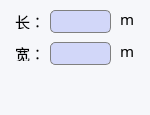
<?xml version="1.0" encoding="UTF-8"?>
<ui version="4.0">
 <class>Dialog</class>
 <widget class="QDialog" name="Dialog">
  <property name="windowModality">
   <enum>Qt::NonModal</enum>
  </property>
  <property name="geometry">
   <rect>
    <x>0</x>
    <y>0</y>
    <width>150</width>
    <height>115</height>
   </rect>
  </property>
  <property name="minimumSize">
   <size>
    <width>0</width>
    <height>0</height>
   </size>
  </property>
  <property name="maximumSize">
   <size>
    <width>16666</width>
    <height>16666</height>
   </size>
  </property>
  <property name="windowTitle">
   <string>基站</string>
  </property>
  <property name="styleSheet">
   <string notr="true">background-color: rgb(246, 247, 250);border-radius:10px;</string>
  </property>
  <widget class="MYBTN" name="btn_cancel">
   <property name="geometry">
    <rect>
     <x>85</x>
     <y>78</y>
     <width>50</width>
     <height>30</height>
    </rect>
   </property>
   <property name="sizePolicy">
    <sizepolicy hsizetype="Preferred" vsizetype="Fixed">
     <horstretch>0</horstretch>
     <verstretch>0</verstretch>
    </sizepolicy>
   </property>
   <property name="styleSheet">
    <string notr="true">border:0px;</string>
   </property>
   <property name="text">
    <string/>
   </property>
  </widget>
  <widget class="QLineEdit" name="lineEdit_long">
   <property name="geometry">
    <rect>
     <x>50</x>
     <y>10</y>
     <width>61</width>
     <height>23</height>
    </rect>
   </property>
   <property name="sizePolicy">
    <sizepolicy hsizetype="Expanding" vsizetype="Fixed">
     <horstretch>0</horstretch>
     <verstretch>0</verstretch>
    </sizepolicy>
   </property>
   <property name="font">
    <font>
     <family>OPPOSans M</family>
     <pointsize>10</pointsize>
    </font>
   </property>
   <property name="focusPolicy">
    <enum>Qt::StrongFocus</enum>
   </property>
   <property name="styleSheet">
    <string notr="true">QLineEdit{border-radius:5px;background-color:rgb(210, 215, 249);border:1px solid gray}
</string>
   </property>
  </widget>
  <widget class="QLabel" name="label_3">
   <property name="geometry">
    <rect>
     <x>120</x>
     <y>10</y>
     <width>16</width>
     <height>18</height>
    </rect>
   </property>
   <property name="sizePolicy">
    <sizepolicy hsizetype="Fixed" vsizetype="Preferred">
     <horstretch>0</horstretch>
     <verstretch>0</verstretch>
    </sizepolicy>
   </property>
   <property name="font">
    <font>
     <family>OPPOSans M</family>
     <pointsize>11</pointsize>
    </font>
   </property>
   <property name="text">
    <string>m</string>
   </property>
  </widget>
  <widget class="QLabel" name="label_4">
   <property name="geometry">
    <rect>
     <x>120</x>
     <y>42</y>
     <width>16</width>
     <height>18</height>
    </rect>
   </property>
   <property name="sizePolicy">
    <sizepolicy hsizetype="Fixed" vsizetype="Preferred">
     <horstretch>0</horstretch>
     <verstretch>0</verstretch>
    </sizepolicy>
   </property>
   <property name="font">
    <font>
     <family>OPPOSans M</family>
     <pointsize>11</pointsize>
    </font>
   </property>
   <property name="text">
    <string>m</string>
   </property>
  </widget>
  <widget class="MYBTN" name="btn_ok">
   <property name="geometry">
    <rect>
     <x>15</x>
     <y>78</y>
     <width>50</width>
     <height>30</height>
    </rect>
   </property>
   <property name="sizePolicy">
    <sizepolicy hsizetype="Preferred" vsizetype="Fixed">
     <horstretch>0</horstretch>
     <verstretch>0</verstretch>
    </sizepolicy>
   </property>
   <property name="styleSheet">
    <string notr="true">border:0px;</string>
   </property>
   <property name="text">
    <string/>
   </property>
  </widget>
  <widget class="QLabel" name="label_2">
   <property name="geometry">
    <rect>
     <x>15</x>
     <y>45</y>
     <width>30</width>
     <height>16</height>
    </rect>
   </property>
   <property name="sizePolicy">
    <sizepolicy hsizetype="Fixed" vsizetype="Preferred">
     <horstretch>0</horstretch>
     <verstretch>0</verstretch>
    </sizepolicy>
   </property>
   <property name="font">
    <font>
     <family>OPPOSans M</family>
     <pointsize>11</pointsize>
    </font>
   </property>
   <property name="text">
    <string>宽：</string>
   </property>
  </widget>
  <widget class="QLineEdit" name="lineEdit_wide">
   <property name="geometry">
    <rect>
     <x>50</x>
     <y>42</y>
     <width>61</width>
     <height>23</height>
    </rect>
   </property>
   <property name="sizePolicy">
    <sizepolicy hsizetype="Expanding" vsizetype="Fixed">
     <horstretch>0</horstretch>
     <verstretch>0</verstretch>
    </sizepolicy>
   </property>
   <property name="font">
    <font>
     <family>OPPOSans M</family>
     <pointsize>10</pointsize>
    </font>
   </property>
   <property name="focusPolicy">
    <enum>Qt::StrongFocus</enum>
   </property>
   <property name="styleSheet">
    <string notr="true">QLineEdit{border-radius:5px;background-color:rgb(210, 215, 249);border:1px solid gray}
</string>
   </property>
  </widget>
  <widget class="QLabel" name="label">
   <property name="geometry">
    <rect>
     <x>15</x>
     <y>13</y>
     <width>30</width>
     <height>16</height>
    </rect>
   </property>
   <property name="sizePolicy">
    <sizepolicy hsizetype="Fixed" vsizetype="Preferred">
     <horstretch>0</horstretch>
     <verstretch>0</verstretch>
    </sizepolicy>
   </property>
   <property name="font">
    <font>
     <family>OPPOSans M</family>
     <pointsize>11</pointsize>
    </font>
   </property>
   <property name="text">
    <string>长：</string>
   </property>
  </widget>
 </widget>
 <customwidgets>
  <customwidget>
   <class>MYBTN</class>
   <extends>QPushButton</extends>
   <header location="global">mycontral/mybtn.h</header>
  </customwidget>
 </customwidgets>
 <resources/>
 <connections/>
</ui>
